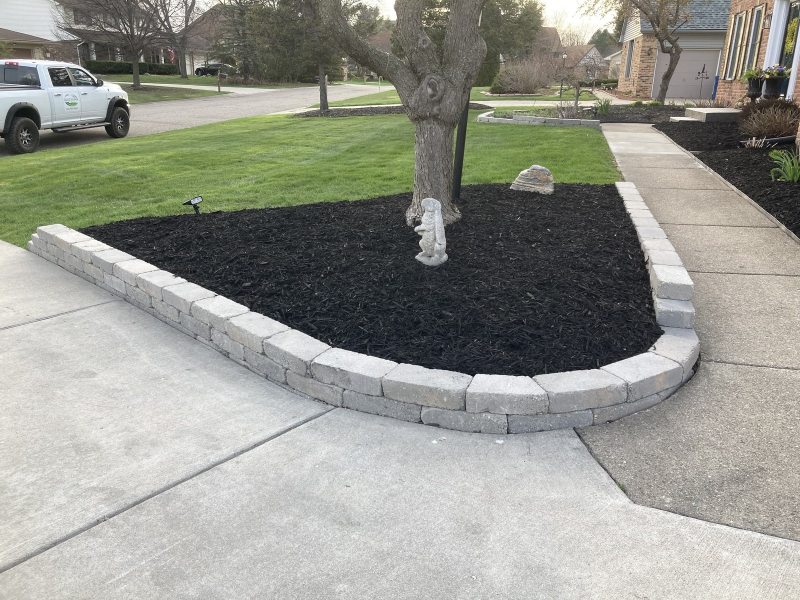
#> input picture src/assets/panel/bed-black.jpg, 1600 x 1200 px (shown at 1/2 size)
$ python -i photokit.py   (imports and definitions only)
#> lines starting #> are read from the running program, lines starting #| are printed output that depends on the picture
#> further down, picture is the input picture: PIL image 1600x1200 RGB; mean R, G, B 149.1, 150.3, 141.7
"""Two helpers for scripts/photos.py.

grade()  lifts the color in phone photos: gentle levels, local contrast,
         vibrance and a little extra for lawns and sky. No sharpening: it
         added weight to every photo for detail nobody sees at web size. It only
         corrects the light and color the camera caught; nothing is added or moved.
align()  warps a "before" photo into the frame of the design rendering that was made
         from it, so a before and after slider lines up. It matches features on the
         house (SIFT), then fits a projective transform with RANSAC.
"""
import numpy as np
from PIL import Image
from skimage import color, exposure
from skimage.color import rgb2gray
from skimage.feature import SIFT, match_descriptors
from skimage.measure import ransac
from skimage.transform import ProjectiveTransform, warp


def grade(im, s=1.0):
#> called with s = 1
    if s <= 0:
        return im
    a = np.asarray(im.convert("RGB")).astype(np.float32) / 255.0
    # levels from robust percentiles, half strength, so the white balance stays as shot
    lo = np.percentile(a, 0.4, axis=(0, 1))
#> lo = [0.0588, 0.0706, 0.0824]
    hi = np.percentile(a, 99.6, axis=(0, 1))
#> hi = [1, 0.996, 0.976]
    together = (a - lo.min()) / max(1e-3, hi.max() - lo.min())
    apart = (a - lo) / np.maximum(1e-3, hi - lo)
    a = np.clip(a * (1 - 0.55 * s) + (0.7 * together + 0.3 * apart) * 0.55 * s, 0, 1)
    lab = color.rgb2lab(a)
#> lab: shape (1200, 1600, 3) float64; mean of channels 0, 1, 2 59.2, -1.9, 4.5
    L = lab[..., 0] / 100.0
    eq = exposure.equalize_adapthist(L, clip_limit=0.008, kernel_size=max(64, min(L.shape) // 8))
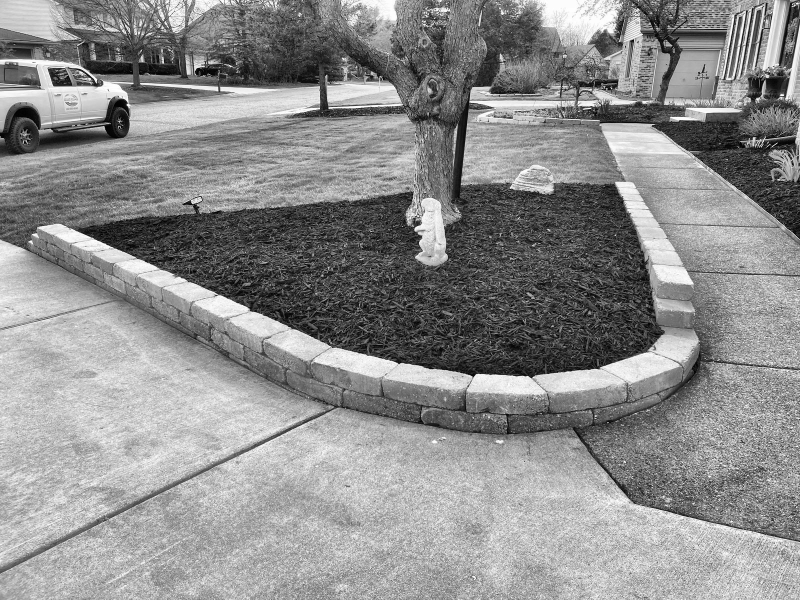
#> eq: shape (1200, 1600) float64 (shown at 1/2 size); min 0, max 1, mean 0.556
    L = L * (1 - 0.25 * s) + eq * 0.25 * s
    L = 0.5 + (L - 0.5) * (1 + 0.22 * s)
    L = L - 0.48 * s * (L - 0.5) ** 3
    lab[..., 0] = np.clip(L, 0, 1) * 100
#> lab: shape (1200, 1600, 3) float64; mean of channels 0, 1, 2 59.4, -1.9, 4.5
    A, B = lab[..., 1], lab[..., 2]
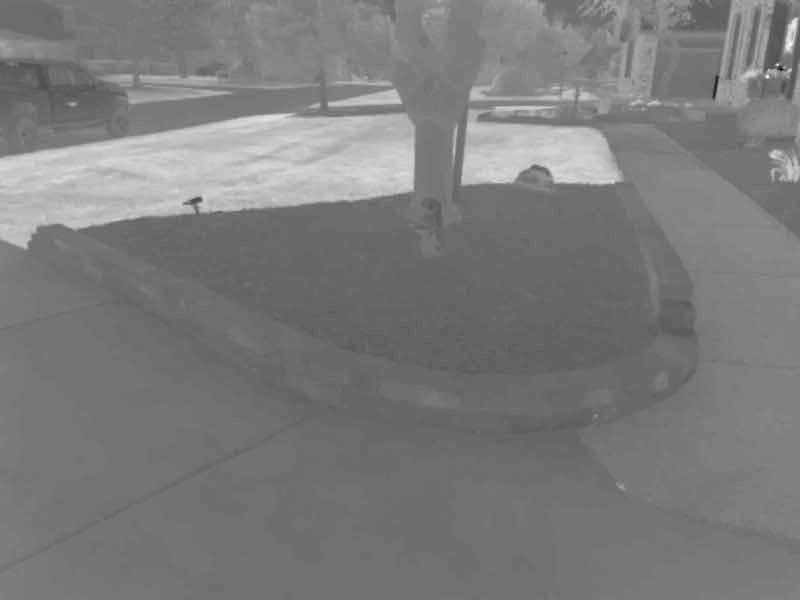
#> B: shape (1200, 1600) float64 (shown at 1/2 size); min -40.96, max 52.58, mean 4.5; drawn with min black and max white
    gain = 1 + 0.34 * s * np.clip(1 - np.hypot(A, B) / 70.0, 0, 1)
    hue = np.arctan2(B, A)
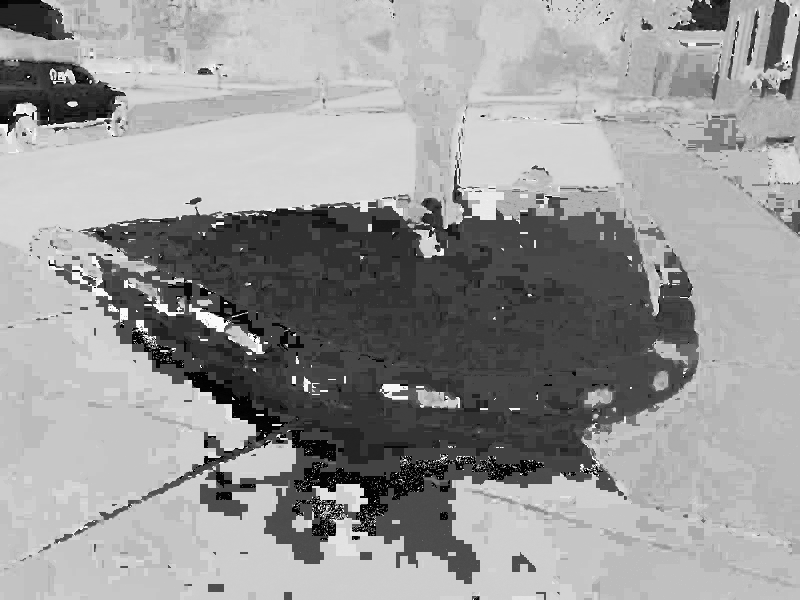
#> hue: shape (1200, 1600) float64 (shown at 1/2 size); min -3.14, max 3.14, mean 0.626; drawn with min black and max white
    green = np.exp(-((hue - np.deg2rad(125)) / np.deg2rad(32)) ** 2)
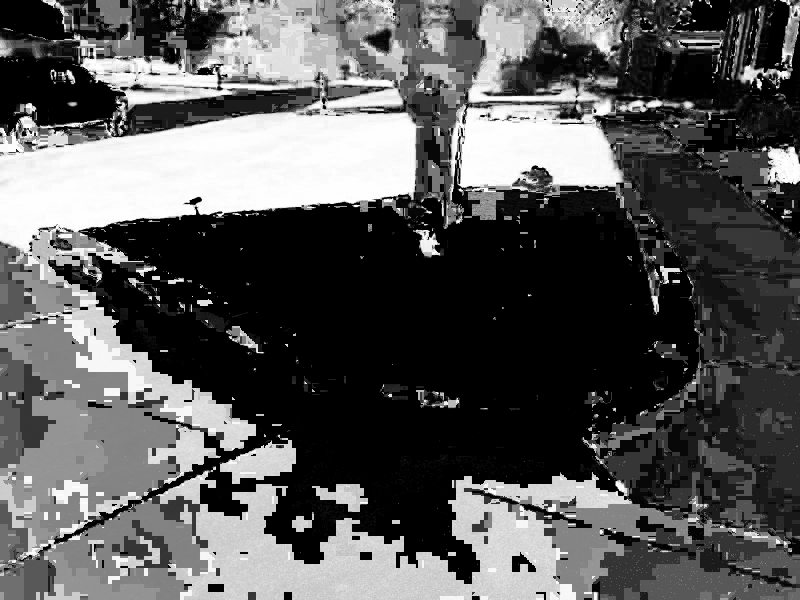
#> green: shape (1200, 1600) float64 (shown at 1/2 size); min 3.57e-40, max 1, mean 0.35
    # sky only: blue that is also bright, so shaded lawn never turns teal
    sky = np.exp(-((hue - np.deg2rad(-100)) / np.deg2rad(30)) ** 2) * np.clip((L - 0.55) / 0.2, 0, 1)
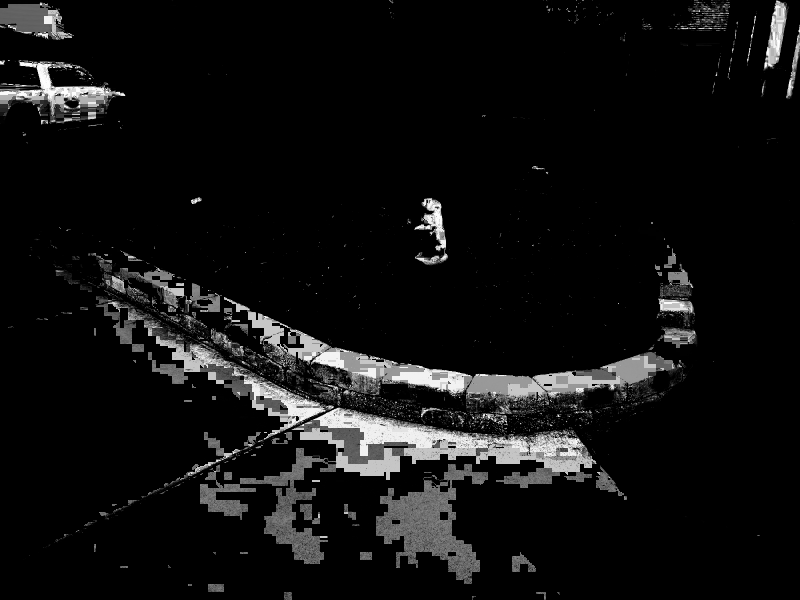
#> sky: shape (1200, 1600) float64 (shown at 1/2 size); min 0, max 1, mean 0.0646
    gain = gain * (1 + 0.12 * s * green + 0.15 * s * sky)
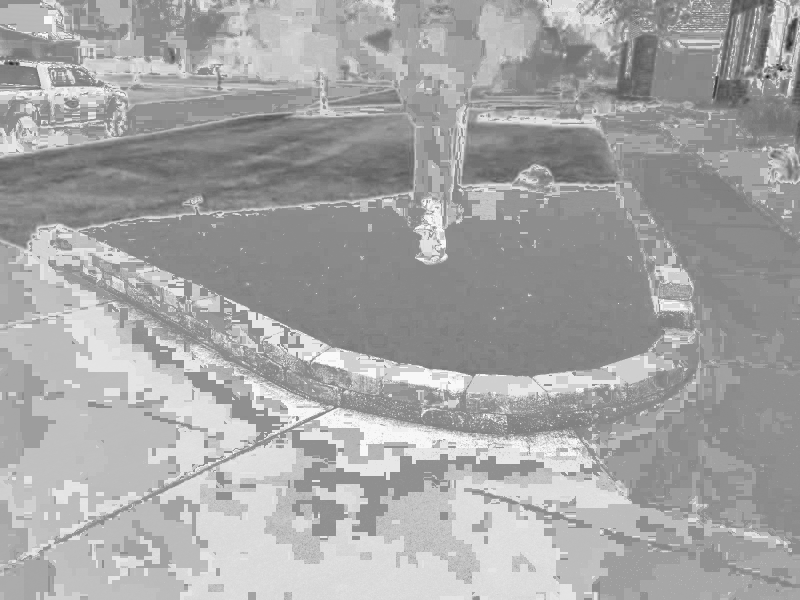
#> gain: shape (1200, 1600) float64 (shown at 1/2 size); min 1.09, max 1.53, mean 1.37; drawn with min black and max white
    lab[..., 1] = A * gain
#> lab: shape (1200, 1600, 3) float64; mean of channels 0, 1, 2 59.4, -2.5, 4.5
    lab[..., 2] = B * gain
#> lab: shape (1200, 1600, 3) float64; mean of channels 0, 1, 2 59.4, -2.5, 6
    out = np.clip(color.lab2rgb(lab), 0, 1)
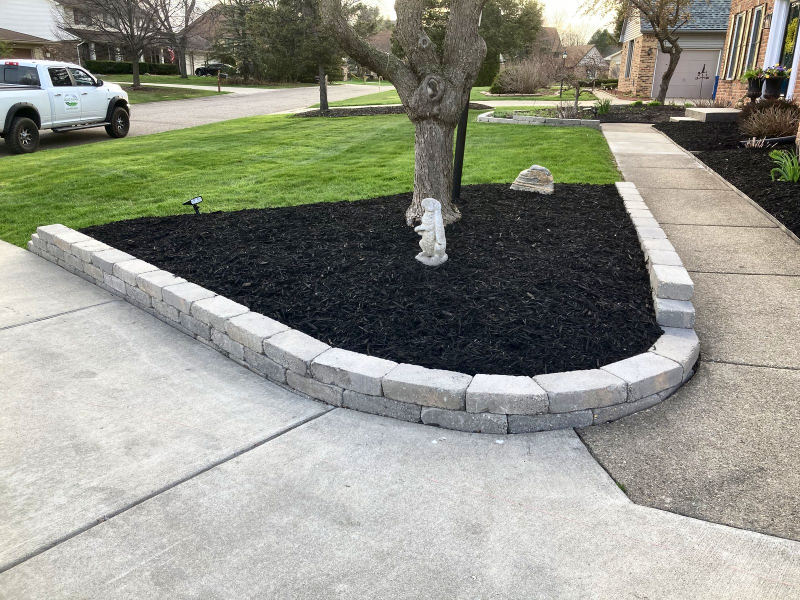
#> out: shape (1200, 1600, 3) float64 (shown at 1/2 size); mean R, G, B 0.573, 0.58, 0.534
    return Image.fromarray((out * 255 + 0.5).astype(np.uint8))


def _features(gray):
    d = SIFT()
    d.detect_and_extract(gray)
    return d.keypoints, d.descriptors


def align(before, after, work=900):
    sb = work / max(before.size)
    sa = work / max(after.size)
    gb = rgb2gray(np.asarray(before.resize((round(before.width * sb), round(before.height * sb)), Image.LANCZOS)) / 255.0)
    ga = rgb2gray(np.asarray(after.resize((round(after.width * sa), round(after.height * sa)), Image.LANCZOS)) / 255.0)
    kb, db = _features(gb)
    ka, da = _features(ga)
    m = match_descriptors(da, db, cross_check=True, max_ratio=0.8)
    src = ka[m[:, 0]][:, ::-1] / sa
    dst = kb[m[:, 1]][:, ::-1] / sb
    t, inliers = ransac((src, dst), ProjectiveTransform, min_samples=4, residual_threshold=4.0 / sa, max_trials=5000, rng=0)
    b = np.asarray(before).astype(np.float32) / 255.0
    out = warp(b, t, output_shape=(after.height, after.width), order=3, mode="edge")
    # where the photo really reaches; outside it "edge" mode only smears the border
    seen = warp(np.ones(b.shape[:2], np.float32), t, output_shape=(after.height, after.width), order=0, cval=0) > 0.5
    return Image.fromarray((np.clip(out, 0, 1) * 255 + 0.5).astype(np.uint8)), int(inliers.sum()), covered(seen)


def covered(seen):
    """The box (l, t, r, b) in pixels inside which every pixel was seen, found by
    trimming whichever edge is worst until none is missing."""
    l, t, r, b = 0, 0, seen.shape[1], seen.shape[0]
    while True:
        box = seen[t:b, l:r]
        miss = {"t": (~box[0]).sum(), "b": (~box[-1]).sum(), "l": (~box[:, 0]).sum(), "r": (~box[:, -1]).sum()}
        side, worst = max(miss.items(), key=lambda kv: kv[1])
        if worst == 0:
            return l, t, r, b
        if side == "t": t += 1
        elif side == "b": b -= 1
        elif side == "l": l += 1
        else: r -= 1

>>> from PIL import Image
>>> picture = Image.open('../src/assets/panel/bed-black.jpg')
>>> result = grade(picture)

$ run again, on src/assets/panel/lawn-checker.jpg
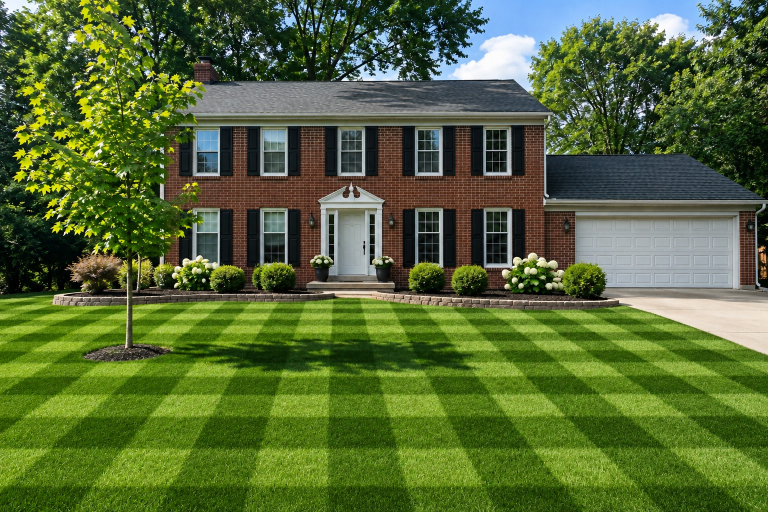
#> input picture src/assets/panel/lawn-checker.jpg, 1536 x 1024 px (shown at 1/2 size)
#> picture is the input picture: PIL image 1536x1024 RGB; mean R, G, B 85.4, 104.9, 53.6
#> lo = [0, 0.0157, 0]
#> hi = [0.957, 0.969, 1]
#> in grade, `gain = gain * (1 + 0.12 * s * green + 0.15 * s * sky)`:
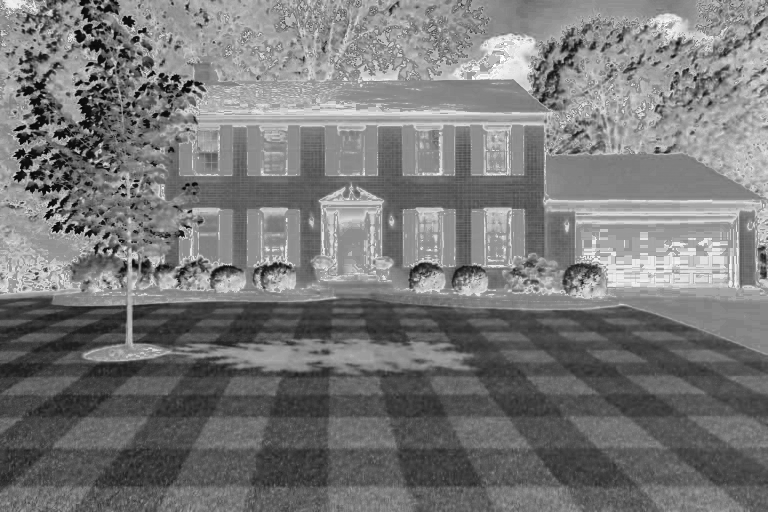
#> gain: shape (1024, 1536) float64 (shown at 1/2 size); min 1.05, max 1.54, mean 1.28; drawn with min black and max white
#> in grade, `out = np.clip(color.lab2rgb(lab), 0, 1)`:
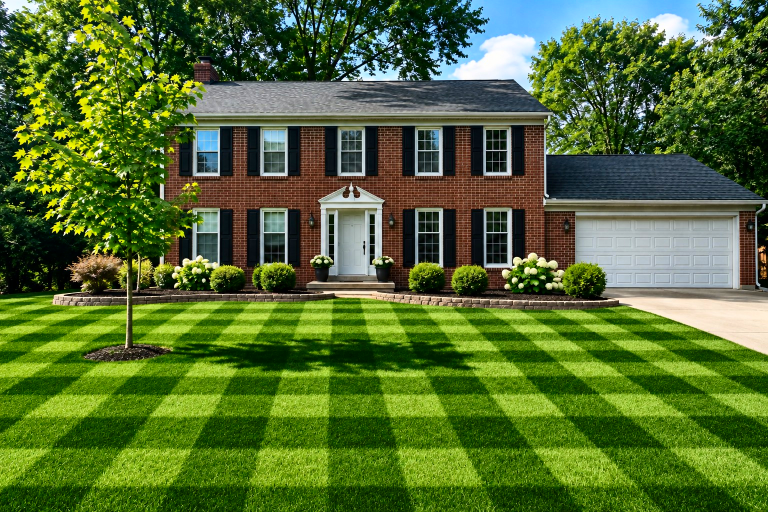
#> out: shape (1024, 1536, 3) float64 (shown at 1/2 size); mean R, G, B 0.327, 0.428, 0.19
